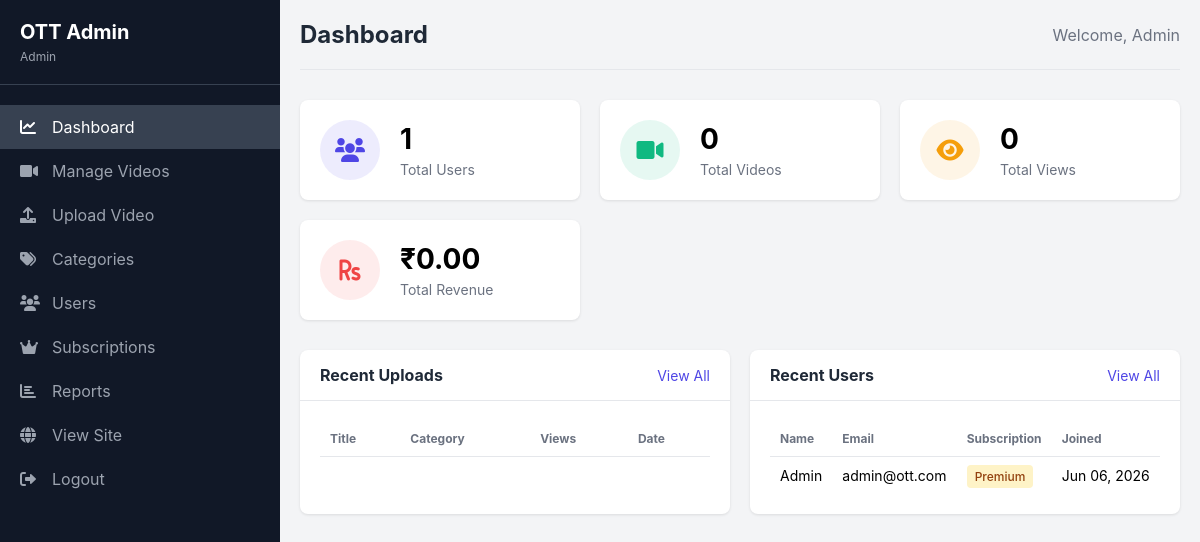
Page /admin/dashboard.php (signed in) on the committed database.
### tables this page shows
CREATE TABLE users (
    id INT PRIMARY KEY AUTO_INCREMENT,
    name VARCHAR(100) NOT NULL,
    email VARCHAR(100) UNIQUE NOT NULL,
    password VARCHAR(255) NOT NULL,
    avatar VARCHAR(255) NULL,
    role ENUM('user', 'admin') DEFAULT 'user',
    subscription_status ENUM('free', 'basic', 'premium') DEFAULT 'free',
    subscription_expiry DATE NULL,
    created_at TIMESTAMP DEFAULT CURRENT_TIMESTAMP
);

### includes/config.php (called while the page is built, shortened)
<?php
function formatIndianCurrency($number) {
    if (!$number) return '0.00';
    $number = round($number, 2);
    $parts = explode('.', (string)$number);
    $whole = $parts[0];
    $fraction = isset($parts[1]) ? $parts[1] : '00';
    $fraction = str_pad($fraction, 2, '0', STR_PAD_RIGHT);
    return $whole . '.' . $fraction;
}
?>

### admin/dashboard.php (the view, shortened to what this page needs)
<?php
require_once '../includes/config.php';
require_once '../includes/functions.php';
$totalUsers = $db->query("SELECT COUNT(*) as count FROM users")->fetch()['count'];
$totalVideos = $db->query("SELECT COUNT(*) as count FROM videos")->fetch()['count'];
$totalViews = $db->query("SELECT SUM(views) as total FROM videos")->fetch()['total'] ?? 0;
$totalRevenue = $db->query("SELECT SUM(amount) as total FROM payments WHERE status = 'completed'")->fetch()['total'] ?? 0;
$recentUsers = $db->query("
    SELECT * FROM users
    ORDER BY created_at DESC
    LIMIT 5
")->fetchAll();
?>
<!DOCTYPE html>
<html lang="en">
<head>
    <link rel="stylesheet" href="<?php echo SITE_URL; ?>/assets/css/admin.css">
    <link rel="stylesheet" href="https://cdnjs.cloudflare.com/ajax/libs/font-awesome/6.0.0/css/all.min.css">
</head>
<body>
    <div class="admin-container">
        <?php include __DIR__ . '/includes/sidebar.php'; ?>
        <main class="admin-main">
            <header class="admin-header">
                <h1>Dashboard</h1>
                <div class="admin-user">
                    <span>Welcome, <?php echo $_SESSION['user_name']; ?></span>
                </div>
            </header>
            <div class="stats-grid">
                <div class="stat-card">
                    <div class="stat-icon">
                        <i class="fas fa-users"></i>
                    </div>
                    <div class="stat-info">
                        <h3><?php echo number_format($totalUsers); ?></h3>
                        <p>Total Users</p>
                    </div>
                </div>
                <div class="stat-card">
                    <div class="stat-icon">
                        <i class="fas fa-video"></i>
                    </div>
                    <div class="stat-info">
                        <h3><?php echo number_format($totalVideos); ?></h3>
                        <p>Total Videos</p>
                    </div>
                </div>
                <div class="stat-card">
                    <div class="stat-icon">
                        <i class="fas fa-eye"></i>
                    </div>
                    <div class="stat-info">
                        <h3><?php echo number_format($totalViews); ?></h3>
                        <p>Total Views</p>
                    </div>
                </div>
                <div class="stat-card">
                    <div class="stat-icon">
                        <i class="fas fa-rupee-sign"></i>
                    </div>
                    <div class="stat-info">
                        <h3>₹<?php echo formatIndianCurrency($totalRevenue); ?></h3>
                        <p>Total Revenue</p>
                    </div>
                </div>
            </div>
            <div class="dashboard-grid">
                <div class="dashboard-card">
                    <div class="card-header">
                        <h2>Recent Uploads</h2>
                        <a href="manage-videos.php" class="view-all">View All</a>
                    </div>
                    <div class="card-body">
                        <table class="data-table">
                            <thead>
                                <tr>
                                    <th>Title</th>
                                    <th>Category</th>
                                    <th>Views</th>
                                    <th>Date</th>
                                </tr>
                            </thead>
                        </table>
                    </div>
                </div>
                <div class="dashboard-card">
                    <div class="card-header">
                        <h2>Recent Users</h2>
                        <a href="manage-users.php" class="view-all">View All</a>
                    </div>
                    <div class="card-body">
                        <table class="data-table">
                            <thead>
                                <tr>
                                    <th>Name</th>
                                    <th>Email</th>
                                    <th>Subscription</th>
                                    <th>Joined</th>
                                </tr>
                            </thead>
                            <tbody>
                                <?php foreach ($recentUsers as $user): ?>
                                <tr>
                                    <td><?php echo htmlspecialchars($user['name']); ?></td>
                                    <td><?php echo htmlspecialchars($user['email']); ?></td>
                                    <td>
                                        <span class="badge badge-<?php echo $user['subscription_status']; ?>">
                                            <?php echo ucfirst($user['subscription_status']); ?>
                                        </span>
                                    </td>
                                    <td><?php echo date('M d, Y', strtotime($user['created_at'])); ?></td>
                                </tr>
                                <?php endforeach; ?>
                            </tbody>
                        </table>
                    </div>
                </div>
            </div>
        </main>
    </div>
</body>
</html>

### assets/css/admin.css (style rules this page uses)
:root { --admin-primary: #4f46e5; --admin-secondary: #6366f1; --admin-success: #10b981; --admin-danger: #ef4444; --admin-warning: #f59e0b; --admin-dark: #1f2937; --admin-darker: #111827; --admin-light: #f3f4f6; --admin-sidebar-width: 280px; }
* { margin: 0; padding: 0; box-sizing: border-box; }
body { font-family: 'Inter', sans-serif; background-color: #f3f4f6; }
.admin-container { display: flex; min-height: 100vh; }
.admin-main { flex: 1; margin-left: var(--admin-sidebar-width); padding: 20px; }
.admin-header { display: flex; justify-content: space-between; align-items: center; margin-bottom: 30px; padding-bottom: 20px; border-bottom: 1px solid #e5e7eb; }
.admin-header h1 { font-size: 24px; color: var(--admin-dark); }
.admin-user { display: flex; align-items: center; gap: 10px; color: #6b7280; }
.stats-grid { display: grid; grid-template-columns: repeat(auto-fit, minmax(250px, 1fr)); gap: 20px; margin-bottom: 30px; }
.stat-card { background: white; border-radius: 8px; padding: 20px; display: flex; align-items: center; gap: 20px; box-shadow: 0 1px 3px rgba(0, 0, 0, 0.1); }
.stat-icon { width: 60px; height: 60px; border-radius: 50%; display: flex; align-items: center; justify-content: center; font-size: 24px; }
.stat-card:nth-child(1) .stat-icon { background: rgba(79, 70, 229, 0.1); color: var(--admin-primary); }
.stat-card:nth-child(2) .stat-icon { background: rgba(16, 185, 129, 0.1); color: var(--admin-success); }
.stat-card:nth-child(3) .stat-icon { background: rgba(245, 158, 11, 0.1); color: var(--admin-warning); }
.stat-card:nth-child(4) .stat-icon { background: rgba(239, 68, 68, 0.1); color: var(--admin-danger); }
.stat-info h3 { font-size: 28px; margin-bottom: 5px; }
.stat-info p { color: #6b7280; font-size: 14px; }
.dashboard-grid { display: grid; grid-template-columns: repeat(auto-fit, minmax(400px, 1fr)); gap: 20px; }
.dashboard-card { background: white; border-radius: 8px; overflow: hidden; box-shadow: 0 1px 3px rgba(0, 0, 0, 0.1); }
.card-header { padding: 15px 20px; border-bottom: 1px solid #e5e7eb; display: flex; justify-content: space-between; align-items: center; }
.card-header h2 { font-size: 16px; color: var(--admin-dark); }
.view-all { color: var(--admin-primary); text-decoration: none; font-size: 14px; }
.card-body { padding: 20px; }
.data-table { width: 100%; border-collapse: collapse; }
.data-table th { text-align: left; padding: 10px; font-size: 12px; color: #6b7280; border-bottom: 1px solid #e5e7eb; }
.data-table td { padding: 10px; font-size: 14px; border-bottom: 1px solid #e5e7eb; }
.data-table tr:last-child td { border-bottom: none; }
.badge { padding: 4px 8px; border-radius: 4px; font-size: 12px; font-weight: 500; }
.badge-premium { background: #fef3c7; color: #92400e; }

### rows in the picture
users: name "Admin", email "admin@ott.com", subscription_status "Premium", created_at "Jun 06, 2026"

### other values in the picture
$_SESSION['user_name'] "Admin"
$totalUsers "1"
$totalVideos "0"
$totalViews "0"
formatIndianCurrency($totalRevenue) "0.00"
